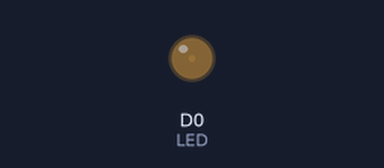
The sketch below on a simulated ESP8266 (NodeMCU). Shown: output pins drawn as LEDs (lit = HIGH).

Above: at 0.05 s.
At 0.8 s:
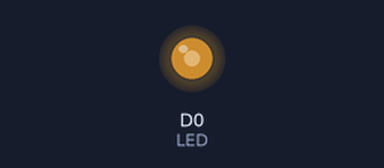
At 1.15 s:
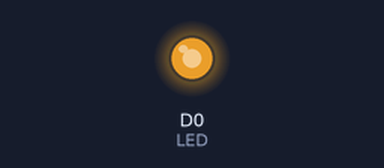
At 2.25 s:
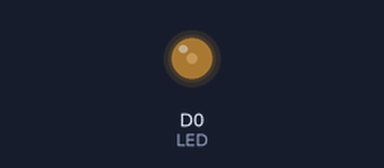
Timing chart, 0 to 8.2 s (numbered marks = the images above):
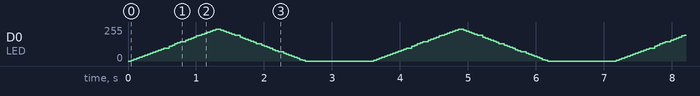

The sketch:

breathingLight.ino
```cpp
/**

 * A PWM modulation is made in software because GPIO16 can't
 * be used with analogWrite().
 * This code is from
 * https://arduining.com/2015/08/20/nodemcu-breathing-led-with-arduino-ide/
*/

#define LED     D0                   // Led in NodeMCU at pin GPIO16 (D0).

#define BRIGHT    350                // max led intensity (1-500)
#define INHALE    1250               // Inhalation time in milliseconds.
#define PULSE     INHALE*1000/BRIGHT // How long is the LED on
#define REST      1000               // Rest Between Inhalations.

void setup() {
  pinMode(LED, OUTPUT);
}

void loop() {
  // increasing intensity, Inhalation:
  for (int i=1;i<BRIGHT;i++){
    // turn the LED on.
    digitalWrite(LED, true);
    // wait i*10 microseconds
    delayMicroseconds(i*10);
    // turn the LED off
    digitalWrite(LED,false);
    // wait PULSE-i*10 microseconds
    delayMicroseconds(PULSE - i*10);
    yield();                         // to prevent watchdog firing.
  }
  // decreasing intensity, Exhalation (half time):
  for (int i=BRIGHT-1;i>0;i--){
    // turn the LED on.
    digitalWrite(LED, true);
    // wait i*10 microseconds
    delayMicroseconds(i*10);
    // turn the LED off.
    digitalWrite(LED,false);
    // wait PULSE-i*10
    delayMicroseconds(PULSE- i*10);
    yield();                         //to prevent watchdog firing.
  }
  delay(REST);
}
```
